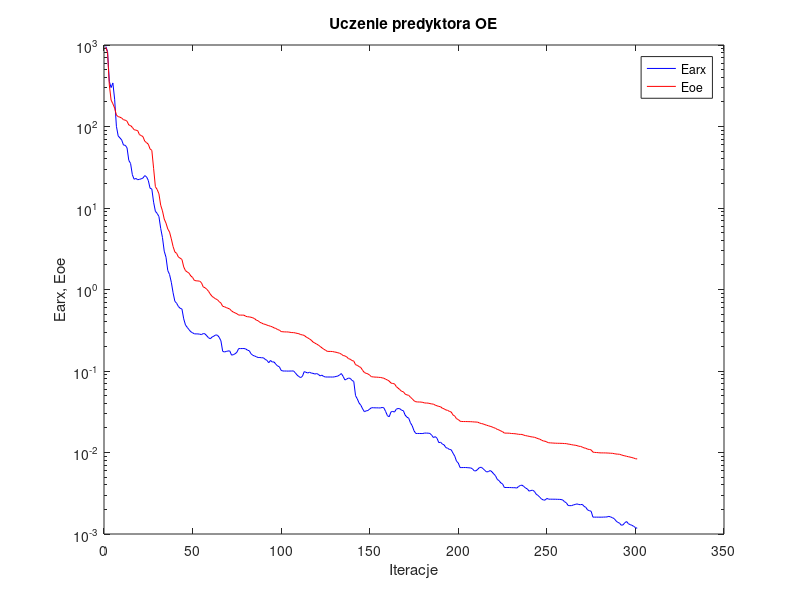
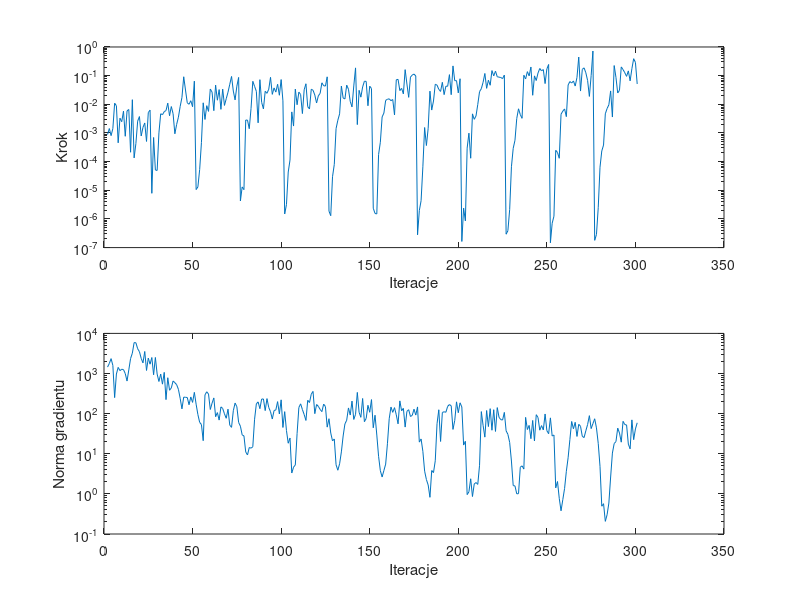

Here is the MATLAB script that generated these plots, in order:
%uczenie predyktora oe
clear all;
n=0; farx(n+1)=9.581270e+002; foe(n+1)=9.382492e+002; wspucz(n+1)=0.000000e+000; ng(n+1)=0.000000e+000;
%odnowa zmiennej metryki
n=1; farx(n+1)=8.360756e+002; foe(n+1)=8.081331e+002; krok(n+1)=8.790130e-004; ng(n+1)=1.446621e+003;
n=2; farx(n+1)=3.572952e+002; foe(n+1)=3.231580e+002; krok(n+1)=1.427772e-003; ng(n+1)=1.780911e+003;
n=3; farx(n+1)=3.000666e+002; foe(n+1)=2.111103e+002; krok(n+1)=8.058731e-004; ng(n+1)=2.349407e+003;
n=4; farx(n+1)=3.422320e+002; foe(n+1)=1.901332e+002; krok(n+1)=1.427772e-003; ng(n+1)=1.588006e+003;
n=5; farx(n+1)=2.162390e+002; foe(n+1)=1.685019e+002; krok(n+1)=1.095618e-002; ng(n+1)=2.509720e+002;
n=6; farx(n+1)=1.006318e+002; foe(n+1)=1.380130e+002; krok(n+1)=8.891335e-003; ng(n+1)=9.721092e+002;
n=7; farx(n+1)=7.667786e+001; foe(n+1)=1.323230e+002; krok(n+1)=4.532388e-004; ng(n+1)=1.422105e+003;
n=8; farx(n+1)=7.244098e+001; foe(n+1)=1.300526e+002; krok(n+1)=3.272337e-003; ng(n+1)=1.181175e+003;
n=9; farx(n+1)=6.821304e+001; foe(n+1)=1.268565e+002; krok(n+1)=2.469785e-003; ng(n+1)=1.277264e+003;
n=10; farx(n+1)=5.916028e+001; foe(n+1)=1.209884e+002; krok(n+1)=5.770731e-003; ng(n+1)=1.251928e+003;
n=11; farx(n+1)=5.885625e+001; foe(n+1)=1.196484e+002; krok(n+1)=7.663457e-004; ng(n+1)=9.963405e+002;
n=12; farx(n+1)=5.474985e+001; foe(n+1)=1.160597e+002; krok(n+1)=5.852382e-003; ng(n+1)=6.487933e+002;
n=13; farx(n+1)=3.837736e+001; foe(n+1)=1.043726e+002; krok(n+1)=6.607631e-003; ng(n+1)=1.231956e+003;
n=14; farx(n+1)=3.520037e+001; foe(n+1)=1.027273e+002; krok(n+1)=2.125792e-004; ng(n+1)=2.363155e+003;
n=15; farx(n+1)=2.560004e+001; foe(n+1)=9.750826e+001; krok(n+1)=1.448480e-002; ng(n+1)=3.218593e+003;
n=16; farx(n+1)=2.253216e+001; foe(n+1)=9.143298e+001; krok(n+1)=1.347782e-004; ng(n+1)=5.893720e+003;
n=17; farx(n+1)=2.305482e+001; foe(n+1)=9.012869e+001; krok(n+1)=4.270496e-004; ng(n+1)=5.847209e+003;
n=18; farx(n+1)=2.224800e+001; foe(n+1)=8.914849e+001; krok(n+1)=2.583925e-003; ng(n+1)=4.144767e+003;
n=19; farx(n+1)=2.245067e+001; foe(n+1)=7.952956e+001; krok(n+1)=3.739948e-003; ng(n+1)=3.502886e+003;
n=20; farx(n+1)=2.281192e+001; foe(n+1)=7.751449e+001; krok(n+1)=7.854526e-004; ng(n+1)=2.380842e+003;
n=21; farx(n+1)=2.333294e+001; foe(n+1)=7.507089e+001; krok(n+1)=1.564230e-003; ng(n+1)=1.840000e+003;
n=22; farx(n+1)=2.496523e+001; foe(n+1)=6.610335e+001; krok(n+1)=2.232322e-003; ng(n+1)=3.543255e+003;
n=23; farx(n+1)=2.416800e+001; foe(n+1)=6.339705e+001; krok(n+1)=5.057541e-004; ng(n+1)=1.191218e+003;
n=24; farx(n+1)=2.180809e+001; foe(n+1)=6.066844e+001; krok(n+1)=5.128285e-003; ng(n+1)=2.422002e+003;
n=25; farx(n+1)=1.749132e+001; foe(n+1)=5.305915e+001; krok(n+1)=6.256921e-003; ng(n+1)=1.709643e+003;
%odnowa zmiennej metryki
n=26; farx(n+1)=1.709234e+001; foe(n+1)=5.096588e+001; krok(n+1)=7.840842e-006; ng(n+1)=2.505368e+003;
n=27; farx(n+1)=1.178338e+001; foe(n+1)=3.069364e+001; krok(n+1)=6.946998e-004; ng(n+1)=9.303930e+002;
n=28; farx(n+1)=9.121306e+000; foe(n+1)=1.825329e+001; krok(n+1)=5.111781e-005; ng(n+1)=2.513290e+003;
n=29; farx(n+1)=8.581993e+000; foe(n+1)=1.688913e+001; krok(n+1)=4.916986e-005; ng(n+1)=9.668776e+002;
n=30; farx(n+1)=7.872972e+000; foe(n+1)=1.494615e+001; krok(n+1)=1.006932e-003; ng(n+1)=6.329383e+002;
n=31; farx(n+1)=5.626709e+000; foe(n+1)=1.081962e+001; krok(n+1)=4.672280e-003; ng(n+1)=9.705393e+002;
n=32; farx(n+1)=4.340772e+000; foe(n+1)=9.221529e+000; krok(n+1)=4.334641e-003; ng(n+1)=5.432143e+002;
n=33; farx(n+1)=2.953291e+000; foe(n+1)=7.324658e+000; krok(n+1)=5.557598e-003; ng(n+1)=1.067549e+003;
n=34; farx(n+1)=2.488821e+000; foe(n+1)=6.516092e+000; krok(n+1)=6.035177e-003; ng(n+1)=2.235046e+002;
n=35; farx(n+1)=1.709260e+000; foe(n+1)=5.533450e+000; krok(n+1)=1.097075e-002; ng(n+1)=7.852013e+002;
n=36; farx(n+1)=1.529433e+000; foe(n+1)=5.071647e+000; krok(n+1)=3.985480e-003; ng(n+1)=3.827347e+002;
n=37; farx(n+1)=1.226772e+000; foe(n+1)=4.179281e+000; krok(n+1)=8.349282e-003; ng(n+1)=4.374172e+002;
n=38; farx(n+1)=9.111558e-001; foe(n+1)=3.364652e+000; krok(n+1)=4.696827e-003; ng(n+1)=6.518147e+002;
n=39; farx(n+1)=7.172099e-001; foe(n+1)=2.890543e+000; krok(n+1)=9.352282e-004; ng(n+1)=5.912280e+002;
n=40; farx(n+1)=6.771085e-001; foe(n+1)=2.775073e+000; krok(n+1)=1.983052e-003; ng(n+1)=5.280637e+002;
n=41; farx(n+1)=6.189170e-001; foe(n+1)=2.500098e+000; krok(n+1)=3.544455e-003; ng(n+1)=4.038650e+002;
n=42; farx(n+1)=5.875435e-001; foe(n+1)=2.422229e+000; krok(n+1)=8.403478e-003; ng(n+1)=2.404283e+002;
n=43; farx(n+1)=5.760928e-001; foe(n+1)=2.337667e+000; krok(n+1)=1.740861e-002; ng(n+1)=1.315386e+002;
n=44; farx(n+1)=4.365983e-001; foe(n+1)=1.892943e+000; krok(n+1)=9.137743e-002; ng(n+1)=2.584507e+002;
n=45; farx(n+1)=3.668051e-001; foe(n+1)=1.702599e+000; krok(n+1)=3.150760e-002; ng(n+1)=2.550349e+002;
n=46; farx(n+1)=3.427321e-001; foe(n+1)=1.642414e+000; krok(n+1)=1.129495e-002; ng(n+1)=2.527418e+002;
n=47; farx(n+1)=3.215692e-001; foe(n+1)=1.584790e+000; krok(n+1)=1.000726e-002; ng(n+1)=1.665643e+002;
n=48; farx(n+1)=3.029523e-001; foe(n+1)=1.467507e+000; krok(n+1)=1.333847e-002; ng(n+1)=2.604151e+002;
n=49; farx(n+1)=2.946872e-001; foe(n+1)=1.406474e+000; krok(n+1)=8.252113e-003; ng(n+1)=1.905843e+002;
n=50; farx(n+1)=2.854883e-001; foe(n+1)=1.292517e+000; krok(n+1)=6.423218e-002; ng(n+1)=3.392040e+002;
%odnowa zmiennej metryki
n=51; farx(n+1)=2.855420e-001; foe(n+1)=1.278968e+000; krok(n+1)=1.057446e-005; ng(n+1)=1.717869e+002;
n=52; farx(n+1)=2.850626e-001; foe(n+1)=1.273467e+000; krok(n+1)=1.313918e-005; ng(n+1)=9.494063e+001;
n=53; farx(n+1)=2.831520e-001; foe(n+1)=1.265964e+000; krok(n+1)=5.285018e-005; ng(n+1)=6.062747e+001;
n=54; farx(n+1)=2.799351e-001; foe(n+1)=1.212427e+000; krok(n+1)=4.604034e-004; ng(n+1)=5.355837e+001;
n=55; farx(n+1)=2.877280e-001; foe(n+1)=1.077699e+000; krok(n+1)=1.127264e-002; ng(n+1)=2.118490e+001;
n=56; farx(n+1)=2.860557e-001; foe(n+1)=1.052019e+000; krok(n+1)=2.957764e-003; ng(n+1)=2.938624e+002;
n=57; farx(n+1)=2.703538e-001; foe(n+1)=1.006884e+000; krok(n+1)=8.963267e-003; ng(n+1)=3.507614e+002;
n=58; farx(n+1)=2.559401e-001; foe(n+1)=9.509919e-001; krok(n+1)=5.655154e-003; ng(n+1)=3.080118e+002;
n=59; farx(n+1)=2.485887e-001; foe(n+1)=8.789412e-001; krok(n+1)=3.406610e-002; ng(n+1)=1.268234e+002;
n=60; farx(n+1)=2.609128e-001; foe(n+1)=8.236446e-001; krok(n+1)=2.667694e-002; ng(n+1)=1.823329e+002;
n=61; farx(n+1)=2.674661e-001; foe(n+1)=7.953002e-001; krok(n+1)=5.997467e-003; ng(n+1)=2.463598e+002;
n=62; farx(n+1)=2.770950e-001; foe(n+1)=7.674678e-001; krok(n+1)=4.674985e-002; ng(n+1)=8.380922e+001;
n=63; farx(n+1)=2.753107e-001; foe(n+1)=7.503323e-001; krok(n+1)=1.389524e-002; ng(n+1)=1.062100e+002;
n=64; farx(n+1)=2.596114e-001; foe(n+1)=7.108318e-001; krok(n+1)=3.262119e-002; ng(n+1)=6.901084e+001;
n=65; farx(n+1)=2.347936e-001; foe(n+1)=6.813755e-001; krok(n+1)=6.668735e-003; ng(n+1)=1.474299e+002;
n=66; farx(n+1)=1.742379e-001; foe(n+1)=6.222578e-001; krok(n+1)=3.387226e-002; ng(n+1)=1.345240e+002;
n=67; farx(n+1)=1.713374e-001; foe(n+1)=6.144060e-001; krok(n+1)=9.127324e-003; ng(n+1)=9.891922e+001;
n=68; farx(n+1)=1.736799e-001; foe(n+1)=6.001105e-001; krok(n+1)=1.567008e-002; ng(n+1)=7.664376e+001;
n=69; farx(n+1)=1.762300e-001; foe(n+1)=5.879725e-001; krok(n+1)=2.642647e-002; ng(n+1)=1.292808e+002;
n=70; farx(n+1)=1.764169e-001; foe(n+1)=5.757448e-001; krok(n+1)=5.016986e-002; ng(n+1)=5.152784e+001;
n=71; farx(n+1)=1.565599e-001; foe(n+1)=5.463112e-001; krok(n+1)=9.363811e-002; ng(n+1)=4.553312e+001;
n=72; farx(n+1)=1.586575e-001; foe(n+1)=5.283495e-001; krok(n+1)=2.896961e-002; ng(n+1)=1.184082e+002;
n=73; farx(n+1)=1.627990e-001; foe(n+1)=5.163314e-001; krok(n+1)=1.423801e-002; ng(n+1)=1.834663e+002;
n=74; farx(n+1)=1.696532e-001; foe(n+1)=5.048051e-001; krok(n+1)=4.294671e-002; ng(n+1)=1.487872e+002;
n=75; farx(n+1)=1.883896e-001; foe(n+1)=4.857915e-001; krok(n+1)=8.662598e-002; ng(n+1)=6.026181e+001;
%odnowa zmiennej metryki
n=76; farx(n+1)=1.883887e-001; foe(n+1)=4.853513e-001; krok(n+1)=4.235430e-006; ng(n+1)=4.862291e+001;
n=77; farx(n+1)=1.885547e-001; foe(n+1)=4.848519e-001; krok(n+1)=1.308479e-005; ng(n+1)=2.956640e+001;
n=78; farx(n+1)=1.887637e-001; foe(n+1)=4.845131e-001; krok(n+1)=1.051121e-005; ng(n+1)=2.783240e+001;
n=79; farx(n+1)=1.865785e-001; foe(n+1)=4.695185e-001; krok(n+1)=2.827577e-003; ng(n+1)=1.110435e+001;
n=80; farx(n+1)=1.801447e-001; foe(n+1)=4.630654e-001; krok(n+1)=2.804162e-003; ng(n+1)=9.326648e+000;
n=81; farx(n+1)=1.772143e-001; foe(n+1)=4.615514e-001; krok(n+1)=1.407851e-003; ng(n+1)=1.431184e+001;
n=82; farx(n+1)=1.628100e-001; foe(n+1)=4.563209e-001; krok(n+1)=7.145002e-003; ng(n+1)=1.378309e+001;
n=83; farx(n+1)=1.557723e-001; foe(n+1)=4.492583e-001; krok(n+1)=6.345766e-002; ng(n+1)=1.495529e+001;
n=84; farx(n+1)=1.528611e-001; foe(n+1)=4.394617e-001; krok(n+1)=4.235232e-002; ng(n+1)=7.261328e+001;
n=85; farx(n+1)=1.496505e-001; foe(n+1)=4.202474e-001; krok(n+1)=2.835241e-002; ng(n+1)=1.747701e+002;
n=86; farx(n+1)=1.463610e-001; foe(n+1)=4.133120e-001; krok(n+1)=2.257520e-003; ng(n+1)=1.963600e+002;
n=87; farx(n+1)=1.463286e-001; foe(n+1)=3.956941e-001; krok(n+1)=7.236188e-002; ng(n+1)=1.329048e+002;
n=88; farx(n+1)=1.453534e-001; foe(n+1)=3.877799e-001; krok(n+1)=1.167289e-002; ng(n+1)=2.309423e+002;
n=89; farx(n+1)=1.452651e-001; foe(n+1)=3.778926e-001; krok(n+1)=6.912131e-003; ng(n+1)=2.319626e+002;
n=90; farx(n+1)=1.388916e-001; foe(n+1)=3.735135e-001; krok(n+1)=2.847182e-002; ng(n+1)=1.189855e+002;
n=91; farx(n+1)=1.349865e-001; foe(n+1)=3.654995e-001; krok(n+1)=2.414071e-002; ng(n+1)=2.369775e+002;
n=92; farx(n+1)=1.263299e-001; foe(n+1)=3.600378e-001; krok(n+1)=3.369650e-002; ng(n+1)=1.423272e+002;
n=93; farx(n+1)=1.347428e-001; foe(n+1)=3.535977e-001; krok(n+1)=8.732707e-002; ng(n+1)=1.115960e+002;
n=94; farx(n+1)=1.288837e-001; foe(n+1)=3.483435e-001; krok(n+1)=2.223039e-002; ng(n+1)=7.342037e+001;
n=95; farx(n+1)=1.291949e-001; foe(n+1)=3.382501e-001; krok(n+1)=3.731451e-002; ng(n+1)=1.196709e+002;
n=96; farx(n+1)=1.210688e-001; foe(n+1)=3.328928e-001; krok(n+1)=2.667694e-002; ng(n+1)=1.236432e+002;
n=97; farx(n+1)=1.152697e-001; foe(n+1)=3.224791e-001; krok(n+1)=5.005537e-002; ng(n+1)=1.992514e+002;
n=98; farx(n+1)=1.125968e-001; foe(n+1)=3.173266e-001; krok(n+1)=2.069473e-002; ng(n+1)=9.818127e+001;
n=99; farx(n+1)=1.017316e-001; foe(n+1)=3.048127e-001; krok(n+1)=7.301859e-002; ng(n+1)=2.208607e+002;
n=100; farx(n+1)=1.000090e-001; foe(n+1)=3.030227e-001; krok(n+1)=1.321526e-002; ng(n+1)=4.522349e+001;
%odnowa zmiennej metryki
n=101; farx(n+1)=9.996988e-002; foe(n+1)=3.018298e-001; krok(n+1)=1.489305e-006; ng(n+1)=1.121412e+002;
n=102; farx(n+1)=9.991500e-002; foe(n+1)=3.016566e-001; krok(n+1)=3.162689e-006; ng(n+1)=3.788995e+001;
n=103; farx(n+1)=9.973263e-002; foe(n+1)=3.011146e-001; krok(n+1)=4.334515e-005; ng(n+1)=1.829329e+001;
n=104; farx(n+1)=9.992556e-002; foe(n+1)=2.984895e-001; krok(n+1)=1.133097e-004; ng(n+1)=2.469340e+001;
n=105; farx(n+1)=9.994588e-002; foe(n+1)=2.961867e-001; krok(n+1)=5.433546e-003; ng(n+1)=3.310877e+000;
n=106; farx(n+1)=1.002434e-001; foe(n+1)=2.957917e-001; krok(n+1)=1.742611e-003; ng(n+1)=4.621329e+000;
n=107; farx(n+1)=9.486205e-002; foe(n+1)=2.932685e-001; krok(n+1)=3.387226e-002; ng(n+1)=5.263809e+000;
n=108; farx(n+1)=8.928922e-002; foe(n+1)=2.895712e-001; krok(n+1)=9.659422e-003; ng(n+1)=3.198974e+001;
n=109; farx(n+1)=8.540409e-002; foe(n+1)=2.867776e-001; krok(n+1)=2.667694e-002; ng(n+1)=1.424207e+002;
n=110; farx(n+1)=8.307852e-002; foe(n+1)=2.798791e-001; krok(n+1)=2.191235e-002; ng(n+1)=1.753922e+002;
n=111; farx(n+1)=8.586124e-002; foe(n+1)=2.773430e-001; krok(n+1)=4.753051e-003; ng(n+1)=1.266097e+002;
n=112; farx(n+1)=9.821424e-002; foe(n+1)=2.734569e-001; krok(n+1)=3.221469e-002; ng(n+1)=9.477051e+001;
n=113; farx(n+1)=9.651547e-002; foe(n+1)=2.626199e-001; krok(n+1)=5.205007e-002; ng(n+1)=6.764116e+001;
n=114; farx(n+1)=9.451935e-002; foe(n+1)=2.551133e-001; krok(n+1)=8.252113e-003; ng(n+1)=2.151225e+002;
n=115; farx(n+1)=9.659231e-002; foe(n+1)=2.474636e-001; krok(n+1)=6.884472e-003; ng(n+1)=1.892326e+002;
n=116; farx(n+1)=9.432707e-002; foe(n+1)=2.387976e-001; krok(n+1)=3.351559e-002; ng(n+1)=3.049525e+002;
n=117; farx(n+1)=9.362501e-002; foe(n+1)=2.267317e-001; krok(n+1)=3.094863e-002; ng(n+1)=3.583851e+002;
n=118; farx(n+1)=9.168719e-002; foe(n+1)=2.201831e-001; krok(n+1)=2.107682e-002; ng(n+1)=9.984771e+001;
n=119; farx(n+1)=9.304241e-002; foe(n+1)=2.142913e-001; krok(n+1)=1.109636e-002; ng(n+1)=1.687866e+002;
n=120; farx(n+1)=9.098178e-002; foe(n+1)=2.079048e-001; krok(n+1)=1.975828e-002; ng(n+1)=1.519133e+002;
n=121; farx(n+1)=8.709436e-002; foe(n+1)=2.001890e-001; krok(n+1)=2.399905e-002; ng(n+1)=1.272646e+002;
n=122; farx(n+1)=8.897522e-002; foe(n+1)=1.926166e-001; krok(n+1)=5.623415e-002; ng(n+1)=1.121448e+002;
n=123; farx(n+1)=8.567310e-002; foe(n+1)=1.853523e-001; krok(n+1)=4.438543e-002; ng(n+1)=1.727609e+002;
n=124; farx(n+1)=8.449205e-002; foe(n+1)=1.803628e-001; krok(n+1)=4.331299e-002; ng(n+1)=1.502075e+002;
n=125; farx(n+1)=8.438514e-002; foe(n+1)=1.743525e-001; krok(n+1)=9.091272e-002; ng(n+1)=4.610798e+001;
%odnowa zmiennej metryki
n=126; farx(n+1)=8.441785e-002; foe(n+1)=1.739381e-001; krok(n+1)=1.867739e-006; ng(n+1)=7.478681e+001;
n=127; farx(n+1)=8.441298e-002; foe(n+1)=1.738763e-001; krok(n+1)=1.297666e-006; ng(n+1)=3.291557e+001;
n=128; farx(n+1)=8.427380e-002; foe(n+1)=1.733512e-001; krok(n+1)=2.968482e-005; ng(n+1)=2.093433e+001;
n=129; farx(n+1)=8.468816e-002; foe(n+1)=1.714032e-001; krok(n+1)=7.999634e-005; ng(n+1)=2.338493e+001;
n=130; farx(n+1)=8.572722e-002; foe(n+1)=1.699586e-001; krok(n+1)=1.415702e-003; ng(n+1)=5.319440e+000;
n=131; farx(n+1)=8.668987e-002; foe(n+1)=1.673883e-001; krok(n+1)=2.778799e-003; ng(n+1)=3.885699e+000;
n=132; farx(n+1)=8.951221e-002; foe(n+1)=1.653609e-001; krok(n+1)=4.640059e-003; ng(n+1)=5.620665e+000;
n=133; farx(n+1)=9.307120e-002; foe(n+1)=1.607161e-001; krok(n+1)=4.320574e-002; ng(n+1)=1.113328e+001;
n=134; farx(n+1)=8.576492e-002; foe(n+1)=1.550180e-001; krok(n+1)=1.660195e-002; ng(n+1)=2.777699e+001;
n=135; farx(n+1)=7.758854e-002; foe(n+1)=1.530497e-001; krok(n+1)=1.536047e-002; ng(n+1)=5.544027e+001;
n=136; farx(n+1)=7.970360e-002; foe(n+1)=1.492231e-001; krok(n+1)=4.663645e-002; ng(n+1)=6.848874e+001;
n=137; farx(n+1)=8.187957e-002; foe(n+1)=1.416937e-001; krok(n+1)=3.351559e-002; ng(n+1)=1.387163e+002;
n=138; farx(n+1)=8.122081e-002; foe(n+1)=1.395578e-001; krok(n+1)=1.269968e-002; ng(n+1)=9.225221e+001;
n=139; farx(n+1)=7.670031e-002; foe(n+1)=1.343480e-001; krok(n+1)=8.130648e-003; ng(n+1)=2.054390e+002;
n=140; farx(n+1)=7.446146e-002; foe(n+1)=1.324128e-001; krok(n+1)=4.366353e-002; ng(n+1)=7.165622e+001;
n=141; farx(n+1)=4.984516e-002; foe(n+1)=1.194424e-001; krok(n+1)=1.865458e-001; ng(n+1)=9.619574e+001;
n=142; farx(n+1)=4.543555e-002; foe(n+1)=1.172714e-001; krok(n+1)=1.959374e-003; ng(n+1)=3.382334e+002;
n=143; farx(n+1)=4.044251e-002; foe(n+1)=1.133288e-001; krok(n+1)=3.076926e-002; ng(n+1)=1.080268e+002;
n=144; farx(n+1)=3.796957e-002; foe(n+1)=1.101980e-001; krok(n+1)=1.776017e-002; ng(n+1)=8.097102e+001;
n=145; farx(n+1)=3.431518e-002; foe(n+1)=1.017271e-001; krok(n+1)=4.028924e-002; ng(n+1)=2.387309e+002;
n=146; farx(n+1)=3.166413e-002; foe(n+1)=9.586911e-002; krok(n+1)=6.384007e-002; ng(n+1)=6.298437e+001;
n=147; farx(n+1)=3.243989e-002; foe(n+1)=9.361694e-002; krok(n+1)=6.306675e-002; ng(n+1)=7.607467e+001;
n=148; farx(n+1)=3.274478e-002; foe(n+1)=9.212026e-002; krok(n+1)=8.899418e-003; ng(n+1)=1.614844e+002;
n=149; farx(n+1)=3.417692e-002; foe(n+1)=8.882971e-002; krok(n+1)=4.284718e-002; ng(n+1)=1.081361e+002;
n=150; farx(n+1)=3.543585e-002; foe(n+1)=8.496096e-002; krok(n+1)=3.542231e-002; ng(n+1)=2.240551e+002;
%odnowa zmiennej metryki
n=151; farx(n+1)=3.540977e-002; foe(n+1)=8.467917e-002; krok(n+1)=2.364089e-006; ng(n+1)=4.442362e+001;
n=152; farx(n+1)=3.532878e-002; foe(n+1)=8.413340e-002; krok(n+1)=1.551518e-006; ng(n+1)=9.129724e+001;
n=153; farx(n+1)=3.531426e-002; foe(n+1)=8.407984e-002; krok(n+1)=1.493291e-006; ng(n+1)=2.927303e+001;
n=154; farx(n+1)=3.527949e-002; foe(n+1)=8.361749e-002; krok(n+1)=1.767236e-004; ng(n+1)=8.641333e+000;
n=155; farx(n+1)=3.519404e-002; foe(n+1)=8.335524e-002; krok(n+1)=4.740920e-004; ng(n+1)=3.778280e+000;
n=156; farx(n+1)=3.572584e-002; foe(n+1)=8.251415e-002; krok(n+1)=3.625910e-003; ng(n+1)=2.637370e+000;
n=157; farx(n+1)=3.530024e-002; foe(n+1)=8.146829e-002; krok(n+1)=4.938447e-003; ng(n+1)=3.817407e+000;
n=158; farx(n+1)=3.179511e-002; foe(n+1)=7.921265e-002; krok(n+1)=1.370601e-002; ng(n+1)=5.521666e+000;
n=159; farx(n+1)=2.830640e-002; foe(n+1)=7.761368e-002; krok(n+1)=1.496365e-002; ng(n+1)=1.776765e+001;
n=160; farx(n+1)=2.743928e-002; foe(n+1)=7.520873e-002; krok(n+1)=1.552665e-002; ng(n+1)=7.465068e+001;
n=161; farx(n+1)=3.148516e-002; foe(n+1)=7.113562e-002; krok(n+1)=1.337344e-002; ng(n+1)=1.460417e+002;
n=162; farx(n+1)=3.194915e-002; foe(n+1)=7.024736e-002; krok(n+1)=1.470844e-002; ng(n+1)=1.076946e+002;
n=163; farx(n+1)=3.135460e-002; foe(n+1)=6.961644e-002; krok(n+1)=4.234033e-003; ng(n+1)=1.410933e+002;
n=164; farx(n+1)=3.404284e-002; foe(n+1)=6.441961e-002; krok(n+1)=7.190954e-002; ng(n+1)=9.342213e+001;
n=165; farx(n+1)=3.465751e-002; foe(n+1)=6.165370e-002; krok(n+1)=7.414397e-002; ng(n+1)=5.567074e+001;
n=166; farx(n+1)=3.445503e-002; foe(n+1)=5.915204e-002; krok(n+1)=3.012318e-002; ng(n+1)=2.079795e+002;
n=167; farx(n+1)=3.300695e-002; foe(n+1)=5.628283e-002; krok(n+1)=3.602034e-002; ng(n+1)=1.178512e+002;
n=168; farx(n+1)=3.258122e-002; foe(n+1)=5.563756e-002; krok(n+1)=2.307159e-002; ng(n+1)=1.356988e+002;
n=169; farx(n+1)=2.877175e-002; foe(n+1)=5.212288e-002; krok(n+1)=1.619492e-001; ng(n+1)=4.622672e+001;
n=170; farx(n+1)=2.714370e-002; foe(n+1)=5.087771e-002; krok(n+1)=5.099752e-002; ng(n+1)=1.143215e+002;
n=171; farx(n+1)=2.636153e-002; foe(n+1)=5.032489e-002; krok(n+1)=1.748904e-002; ng(n+1)=1.253742e+002;
n=172; farx(n+1)=2.314963e-002; foe(n+1)=4.764442e-002; krok(n+1)=8.892157e-002; ng(n+1)=8.492220e+001;
n=173; farx(n+1)=2.124443e-002; foe(n+1)=4.561263e-002; krok(n+1)=1.046893e-001; ng(n+1)=9.046756e+001;
n=174; farx(n+1)=1.849243e-002; foe(n+1)=4.317089e-002; krok(n+1)=1.134226e-001; ng(n+1)=1.290730e+002;
n=175; farx(n+1)=1.712545e-002; foe(n+1)=4.198624e-002; krok(n+1)=9.716385e-002; ng(n+1)=9.209669e+001;
%odnowa zmiennej metryki
n=176; farx(n+1)=1.712648e-002; foe(n+1)=4.169706e-002; krok(n+1)=2.792428e-007; ng(n+1)=1.470008e+002;
n=177; farx(n+1)=1.711764e-002; foe(n+1)=4.165852e-002; krok(n+1)=1.953953e-006; ng(n+1)=1.951616e+001;
n=178; farx(n+1)=1.709366e-002; foe(n+1)=4.156673e-002; krok(n+1)=4.333677e-006; ng(n+1)=2.339702e+001;
n=179; farx(n+1)=1.710366e-002; foe(n+1)=4.119613e-002; krok(n+1)=6.596475e-005; ng(n+1)=1.151235e+001;
n=180; farx(n+1)=1.732885e-002; foe(n+1)=4.053575e-002; krok(n+1)=1.548092e-003; ng(n+1)=3.682293e+000;
n=181; farx(n+1)=1.729534e-002; foe(n+1)=4.046218e-002; krok(n+1)=3.643472e-004; ng(n+1)=2.276624e+000;
n=182; farx(n+1)=1.727896e-002; foe(n+1)=4.035390e-002; krok(n+1)=1.459111e-003; ng(n+1)=1.661583e+000;
n=183; farx(n+1)=1.713214e-002; foe(n+1)=3.983162e-002; krok(n+1)=2.876670e-002; ng(n+1)=8.217028e-001;
n=184; farx(n+1)=1.627564e-002; foe(n+1)=3.943240e-002; krok(n+1)=6.288803e-003; ng(n+1)=3.825794e+000;
n=185; farx(n+1)=1.524917e-002; foe(n+1)=3.921558e-002; krok(n+1)=1.303276e-002; ng(n+1)=3.389935e+000;
n=186; farx(n+1)=1.566605e-002; foe(n+1)=3.807312e-002; krok(n+1)=5.003902e-002; ng(n+1)=6.688400e+000;
n=187; farx(n+1)=1.494736e-002; foe(n+1)=3.742497e-002; krok(n+1)=4.663645e-002; ng(n+1)=5.608759e+001;
n=188; farx(n+1)=1.319928e-002; foe(n+1)=3.676767e-002; krok(n+1)=3.320390e-002; ng(n+1)=1.248801e+002;
n=189; farx(n+1)=1.338783e-002; foe(n+1)=3.641762e-002; krok(n+1)=2.812841e-002; ng(n+1)=2.025000e+001;
n=190; farx(n+1)=1.269339e-002; foe(n+1)=3.491426e-002; krok(n+1)=5.857529e-002; ng(n+1)=1.067837e+002;
n=191; farx(n+1)=1.240025e-002; foe(n+1)=3.433917e-002; krok(n+1)=2.173419e-002; ng(n+1)=1.114366e+002;
n=192; farx(n+1)=1.146528e-002; foe(n+1)=3.325835e-002; krok(n+1)=4.284718e-002; ng(n+1)=1.081591e+002;
n=193; farx(n+1)=1.129179e-002; foe(n+1)=3.290579e-002; krok(n+1)=4.256083e-002; ng(n+1)=1.521011e+002;
n=194; farx(n+1)=1.089195e-002; foe(n+1)=3.191244e-002; krok(n+1)=1.084933e-001; ng(n+1)=1.682730e+002;
n=195; farx(n+1)=1.080576e-002; foe(n+1)=3.142472e-002; krok(n+1)=2.165649e-002; ng(n+1)=1.568342e+002;
n=196; farx(n+1)=9.822639e-003; foe(n+1)=2.891042e-002; krok(n+1)=2.186494e-001; ng(n+1)=4.044769e+001;
n=197; farx(n+1)=9.022299e-003; foe(n+1)=2.798163e-002; krok(n+1)=6.659479e-002; ng(n+1)=6.763748e+001;
n=198; farx(n+1)=7.817170e-003; foe(n+1)=2.596985e-002; krok(n+1)=6.703118e-002; ng(n+1)=1.968298e+002;
n=199; farx(n+1)=7.431461e-003; foe(n+1)=2.539113e-002; krok(n+1)=2.502768e-002; ng(n+1)=1.053533e+002;
n=200; farx(n+1)=6.535035e-003; foe(n+1)=2.419671e-002; krok(n+1)=7.799474e-002; ng(n+1)=1.861785e+002;
%odnowa zmiennej metryki
n=201; farx(n+1)=6.533118e-003; foe(n+1)=2.401949e-002; krok(n+1)=1.638474e-007; ng(n+1)=1.465350e+002;
n=202; farx(n+1)=6.538468e-003; foe(n+1)=2.398701e-002; krok(n+1)=2.387267e-006; ng(n+1)=1.646226e+001;
n=203; farx(n+1)=6.540992e-003; foe(n+1)=2.397029e-002; krok(n+1)=8.530826e-007; ng(n+1)=2.047346e+001;
n=204; farx(n+1)=6.524057e-003; foe(n+1)=2.395519e-002; krok(n+1)=2.955907e-004; ng(n+1)=9.590315e-001;
n=205; farx(n+1)=6.489559e-003; foe(n+1)=2.391202e-002; krok(n+1)=9.843744e-004; ng(n+1)=1.128981e+000;
n=206; farx(n+1)=6.469278e-003; foe(n+1)=2.388616e-002; krok(n+1)=1.312842e-004; ng(n+1)=2.379419e+000;
n=207; farx(n+1)=6.313256e-003; foe(n+1)=2.381754e-002; krok(n+1)=4.640059e-003; ng(n+1)=8.590580e-001;
n=208; farx(n+1)=5.955409e-003; foe(n+1)=2.369679e-002; krok(n+1)=2.991111e-003; ng(n+1)=1.761000e+000;
n=209; farx(n+1)=5.962201e-003; foe(n+1)=2.364925e-002; krok(n+1)=3.917519e-003; ng(n+1)=1.919754e+000;
n=210; farx(n+1)=6.227808e-003; foe(n+1)=2.355869e-002; krok(n+1)=9.904093e-003; ng(n+1)=1.721472e+000;
n=211; farx(n+1)=6.552955e-003; foe(n+1)=2.300853e-002; krok(n+1)=2.764852e-002; ng(n+1)=5.165769e+000;
n=212; farx(n+1)=6.581718e-003; foe(n+1)=2.266768e-002; krok(n+1)=3.497807e-002; ng(n+1)=1.124504e+002;
n=213; farx(n+1)=6.339687e-003; foe(n+1)=2.242958e-002; krok(n+1)=5.857529e-002; ng(n+1)=5.099464e+001;
n=214; farx(n+1)=6.015755e-003; foe(n+1)=2.198068e-002; krok(n+1)=1.191056e-001; ng(n+1)=2.596221e+001;
n=215; farx(n+1)=5.778296e-003; foe(n+1)=2.161268e-002; krok(n+1)=3.602034e-002; ng(n+1)=1.197373e+002;
n=216; farx(n+1)=5.831287e-003; foe(n+1)=2.128853e-002; krok(n+1)=6.937699e-002; ng(n+1)=4.758070e+001;
n=217; farx(n+1)=6.013898e-003; foe(n+1)=2.095824e-002; krok(n+1)=4.616585e-002; ng(n+1)=1.330707e+002;
n=218; farx(n+1)=5.796591e-003; foe(n+1)=2.062959e-002; krok(n+1)=1.501755e-001; ng(n+1)=3.859263e+001;
n=219; farx(n+1)=5.459060e-003; foe(n+1)=2.018695e-002; krok(n+1)=9.809225e-002; ng(n+1)=1.253408e+002;
n=220; farx(n+1)=5.192630e-003; foe(n+1)=1.981602e-002; krok(n+1)=1.433103e-001; ng(n+1)=3.600887e+001;
n=221; farx(n+1)=4.679803e-003; foe(n+1)=1.921655e-002; krok(n+1)=9.137743e-002; ng(n+1)=1.414330e+002;
n=222; farx(n+1)=4.519701e-003; foe(n+1)=1.890785e-002; krok(n+1)=8.877087e-002; ng(n+1)=8.098730e+001;
n=223; farx(n+1)=4.238149e-003; foe(n+1)=1.837361e-002; krok(n+1)=8.589342e-002; ng(n+1)=7.081177e+001;
n=224; farx(n+1)=4.119803e-003; foe(n+1)=1.802059e-002; krok(n+1)=7.882375e-002; ng(n+1)=6.926486e+001;
n=225; farx(n+1)=3.720871e-003; foe(n+1)=1.731688e-002; krok(n+1)=1.046893e-001; ng(n+1)=1.074582e+002;
%odnowa zmiennej metryki
n=226; farx(n+1)=3.720476e-003; foe(n+1)=1.729432e-002; krok(n+1)=2.933371e-007; ng(n+1)=3.725468e+001;
n=227; farx(n+1)=3.719299e-003; foe(n+1)=1.727802e-002; krok(n+1)=3.876635e-007; ng(n+1)=3.047554e+001;
n=228; farx(n+1)=3.715845e-003; foe(n+1)=1.723444e-002; krok(n+1)=2.107374e-006; ng(n+1)=1.922924e+001;
n=229; farx(n+1)=3.708830e-003; foe(n+1)=1.710420e-002; krok(n+1)=6.619770e-005; ng(n+1)=6.589943e+000;
n=230; farx(n+1)=3.699167e-003; foe(n+1)=1.706935e-002; krok(n+1)=2.905105e-004; ng(n+1)=1.609726e+000;
n=231; farx(n+1)=3.701106e-003; foe(n+1)=1.699219e-002; krok(n+1)=5.559287e-004; ng(n+1)=1.578658e+000;
n=232; farx(n+1)=3.657197e-003; foe(n+1)=1.688339e-002; krok(n+1)=3.190066e-003; ng(n+1)=1.001597e+000;
n=233; farx(n+1)=3.823091e-003; foe(n+1)=1.672748e-002; krok(n+1)=6.970444e-003; ng(n+1)=1.015541e+000;
n=234; farx(n+1)=3.937506e-003; foe(n+1)=1.667794e-002; krok(n+1)=4.372259e-003; ng(n+1)=4.617057e+000;
n=235; farx(n+1)=3.978842e-003; foe(n+1)=1.666149e-002; krok(n+1)=3.240245e-003; ng(n+1)=5.005451e+000;
n=236; farx(n+1)=3.824621e-003; foe(n+1)=1.631633e-002; krok(n+1)=1.032026e-001; ng(n+1)=4.153956e+000;
n=237; farx(n+1)=3.663679e-003; foe(n+1)=1.611521e-002; krok(n+1)=7.672268e-002; ng(n+1)=8.068691e+001;
n=238; farx(n+1)=3.567736e-003; foe(n+1)=1.595462e-002; krok(n+1)=1.380129e-001; ng(n+1)=4.017409e+001;
n=239; farx(n+1)=3.353820e-003; foe(n+1)=1.578995e-002; krok(n+1)=9.809225e-002; ng(n+1)=5.088711e+001;
n=240; farx(n+1)=3.420906e-003; foe(n+1)=1.560137e-002; krok(n+1)=2.001704e-001; ng(n+1)=2.374756e+001;
n=241; farx(n+1)=3.447095e-003; foe(n+1)=1.549133e-002; krok(n+1)=2.067140e-002; ng(n+1)=6.763148e+001;
n=242; farx(n+1)=3.325574e-003; foe(n+1)=1.536959e-002; krok(n+1)=9.809225e-002; ng(n+1)=2.079802e+001;
n=243; farx(n+1)=3.070287e-003; foe(n+1)=1.510400e-002; krok(n+1)=6.754791e-002; ng(n+1)=9.409323e+001;
n=244; farx(n+1)=2.976910e-003; foe(n+1)=1.479422e-002; krok(n+1)=1.232694e-001; ng(n+1)=8.016588e+001;
n=245; farx(n+1)=2.829145e-003; foe(n+1)=1.457701e-002; krok(n+1)=1.778431e-001; ng(n+1)=3.870167e+001;
n=246; farx(n+1)=2.686674e-003; foe(n+1)=1.417631e-002; krok(n+1)=1.467726e-001; ng(n+1)=5.032884e+001;
n=247; farx(n+1)=2.616238e-003; foe(n+1)=1.386187e-002; krok(n+1)=1.627922e-001; ng(n+1)=3.922761e+001;
n=248; farx(n+1)=2.605324e-003; foe(n+1)=1.375343e-002; krok(n+1)=5.285294e-002; ng(n+1)=9.810005e+001;
n=249; farx(n+1)=2.733524e-003; foe(n+1)=1.344367e-002; krok(n+1)=1.713887e-001; ng(n+1)=3.768214e+001;
n=250; farx(n+1)=2.675283e-003; foe(n+1)=1.317536e-002; krok(n+1)=2.454949e-001; ng(n+1)=3.159462e+001;
%odnowa zmiennej metryki
n=251; farx(n+1)=2.674754e-003; foe(n+1)=1.312649e-002; krok(n+1)=1.470468e-007; ng(n+1)=7.843522e+001;
n=252; farx(n+1)=2.674037e-003; foe(n+1)=1.308856e-002; krok(n+1)=7.093355e-007; ng(n+1)=2.768445e+001;
n=253; farx(n+1)=2.671482e-003; foe(n+1)=1.303073e-002; krok(n+1)=1.244059e-006; ng(n+1)=2.934110e+001;
n=254; farx(n+1)=2.670837e-003; foe(n+1)=1.300879e-002; krok(n+1)=2.478815e-004; ng(n+1)=1.411220e+000;
n=255; farx(n+1)=2.663651e-003; foe(n+1)=1.297647e-002; krok(n+1)=2.084136e-004; ng(n+1)=2.034135e+000;
n=256; farx(n+1)=2.660555e-003; foe(n+1)=1.297295e-002; krok(n+1)=1.307587e-004; ng(n+1)=7.734814e-001;
n=257; farx(n+1)=2.651016e-003; foe(n+1)=1.295245e-002; krok(n+1)=4.520892e-003; ng(n+1)=3.790415e-001;
n=258; farx(n+1)=2.609582e-003; foe(n+1)=1.293014e-002; krok(n+1)=5.767896e-003; ng(n+1)=7.187305e-001;
n=259; farx(n+1)=2.487841e-003; foe(n+1)=1.287477e-002; krok(n+1)=6.893113e-003; ng(n+1)=1.362912e+000;
n=260; farx(n+1)=2.412741e-003; foe(n+1)=1.284867e-002; krok(n+1)=3.709130e-003; ng(n+1)=3.657057e+000;
n=261; farx(n+1)=2.237650e-003; foe(n+1)=1.269473e-002; krok(n+1)=4.715694e-002; ng(n+1)=7.957604e+000;
n=262; farx(n+1)=2.226965e-003; foe(n+1)=1.260201e-002; krok(n+1)=6.225707e-002; ng(n+1)=2.261664e+001;
n=263; farx(n+1)=2.229877e-003; foe(n+1)=1.247141e-002; krok(n+1)=5.524306e-002; ng(n+1)=6.381734e+001;
n=264; farx(n+1)=2.276141e-003; foe(n+1)=1.235474e-002; krok(n+1)=6.528949e-002; ng(n+1)=4.197778e+001;
n=265; farx(n+1)=2.302890e-003; foe(n+1)=1.228666e-002; krok(n+1)=4.331299e-002; ng(n+1)=6.085253e+001;
n=266; farx(n+1)=2.343609e-003; foe(n+1)=1.215356e-002; krok(n+1)=8.662598e-002; ng(n+1)=2.702308e+001;
n=267; farx(n+1)=2.299968e-003; foe(n+1)=1.193250e-002; krok(n+1)=4.456675e-001; ng(n+1)=5.416808e+001;
n=268; farx(n+1)=2.290464e-003; foe(n+1)=1.188979e-002; krok(n+1)=2.900728e-002; ng(n+1)=4.836847e+001;
n=269; farx(n+1)=2.308719e-003; foe(n+1)=1.164908e-002; krok(n+1)=1.652088e-001; ng(n+1)=2.728714e+001;
n=270; farx(n+1)=2.184177e-003; foe(n+1)=1.138877e-002; krok(n+1)=1.872762e-001; ng(n+1)=2.529798e+001;
n=271; farx(n+1)=2.122116e-003; foe(n+1)=1.127328e-002; krok(n+1)=1.261335e-001; ng(n+1)=3.734380e+001;
n=272; farx(n+1)=1.972019e-003; foe(n+1)=1.098063e-002; krok(n+1)=6.786752e-002; ng(n+1)=5.356266e+001;
n=273; farx(n+1)=1.934542e-003; foe(n+1)=1.090047e-002; krok(n+1)=1.883337e-002; ng(n+1)=8.910643e+001;
n=274; farx(n+1)=1.900686e-003; foe(n+1)=1.076075e-002; krok(n+1)=1.003743e-001; ng(n+1)=4.237081e+001;
n=275; farx(n+1)=1.610977e-003; foe(n+1)=1.010895e-002; krok(n+1)=7.228765e-001; ng(n+1)=5.634558e+001;
%odnowa zmiennej metryki
n=276; farx(n+1)=1.610599e-003; foe(n+1)=1.002668e-002; krok(n+1)=1.788823e-007; ng(n+1)=7.452870e+001;
n=277; farx(n+1)=1.610487e-003; foe(n+1)=9.995269e-003; krok(n+1)=2.861139e-007; ng(n+1)=4.413257e+001;
n=278; farx(n+1)=1.609193e-003; foe(n+1)=9.953970e-003; krok(n+1)=2.459060e-006; ng(n+1)=1.818653e+001;
n=279; farx(n+1)=1.609312e-003; foe(n+1)=9.897810e-003; krok(n+1)=6.371327e-005; ng(n+1)=4.866001e+000;
n=280; farx(n+1)=1.608776e-003; foe(n+1)=9.893906e-003; krok(n+1)=2.349064e-004; ng(n+1)=4.927980e-001;
n=281; farx(n+1)=1.612605e-003; foe(n+1)=9.888110e-003; krok(n+1)=3.779961e-004; ng(n+1)=5.695970e-001;
n=282; farx(n+1)=1.615852e-003; foe(n+1)=9.882065e-003; krok(n+1)=4.658504e-003; ng(n+1)=2.066765e-001;
n=283; farx(n+1)=1.619626e-003; foe(n+1)=9.863040e-003; krok(n+1)=7.117955e-003; ng(n+1)=3.021453e-001;
n=284; farx(n+1)=1.645390e-003; foe(n+1)=9.832457e-003; krok(n+1)=9.590335e-003; ng(n+1)=5.900831e-001;
n=285; farx(n+1)=1.618839e-003; foe(n+1)=9.795516e-003; krok(n+1)=2.928765e-002; ng(n+1)=2.633472e+000;
n=286; farx(n+1)=1.585832e-003; foe(n+1)=9.776805e-003; krok(n+1)=3.595838e-003; ng(n+1)=1.040793e+001;
n=287; farx(n+1)=1.544297e-003; foe(n+1)=9.683200e-003; krok(n+1)=2.250273e-001; ng(n+1)=1.797384e+001;
n=288; farx(n+1)=1.453365e-003; foe(n+1)=9.586311e-003; krok(n+1)=8.764941e-002; ng(n+1)=2.007460e+001;
n=289; farx(n+1)=1.388778e-003; foe(n+1)=9.544321e-003; krok(n+1)=2.476948e-002; ng(n+1)=4.360303e+001;
n=290; farx(n+1)=1.362566e-003; foe(n+1)=9.513532e-003; krok(n+1)=3.094863e-002; ng(n+1)=3.284369e+001;
n=291; farx(n+1)=1.281643e-003; foe(n+1)=9.361452e-003; krok(n+1)=2.013997e-001; ng(n+1)=1.944535e+001;
n=292; farx(n+1)=1.294108e-003; foe(n+1)=9.206132e-003; krok(n+1)=1.630613e-001; ng(n+1)=6.428127e+001;
n=293; farx(n+1)=1.375689e-003; foe(n+1)=9.093302e-003; krok(n+1)=1.261335e-001; ng(n+1)=5.332719e+001;
n=294; farx(n+1)=1.422181e-003; foe(n+1)=8.988400e-003; krok(n+1)=9.431389e-002; ng(n+1)=5.228806e+001;
n=295; farx(n+1)=1.339772e-003; foe(n+1)=8.872109e-003; krok(n+1)=1.465272e-001; ng(n+1)=1.735760e+001;
n=296; farx(n+1)=1.303471e-003; foe(n+1)=8.790392e-003; krok(n+1)=6.570688e-002; ng(n+1)=1.326363e+001;
n=297; farx(n+1)=1.279874e-003; foe(n+1)=8.666955e-003; krok(n+1)=1.746541e-001; ng(n+1)=6.987876e+001;
n=298; farx(n+1)=1.241766e-003; foe(n+1)=8.550422e-003; krok(n+1)=3.904377e-001; ng(n+1)=2.246521e+001;
n=299; farx(n+1)=1.200102e-003; foe(n+1)=8.389362e-003; krok(n+1)=2.894475e-001; ng(n+1)=4.159661e+001;
n=300; farx(n+1)=1.174453e-003; foe(n+1)=8.338996e-003; krok(n+1)=5.122362e-002; ng(n+1)=5.914728e+001;

figure; semilogy(farx,'b'); hold on; semilogy(foe,'r'); xlabel('Iteracje'); ylabel('Earx, Eoe'); legend('Earx','Eoe'); title('Uczenie predyktora OE');
figure; subplot(2,1,1); semilogy(krok); xlabel('Iteracje'); ylabel('Krok');
subplot(2,1,2); semilogy(ng); xlabel('Iteracje'); ylabel('Norma gradientu');
Earx=farx(n+1)
Eoe=foe(n+1)
